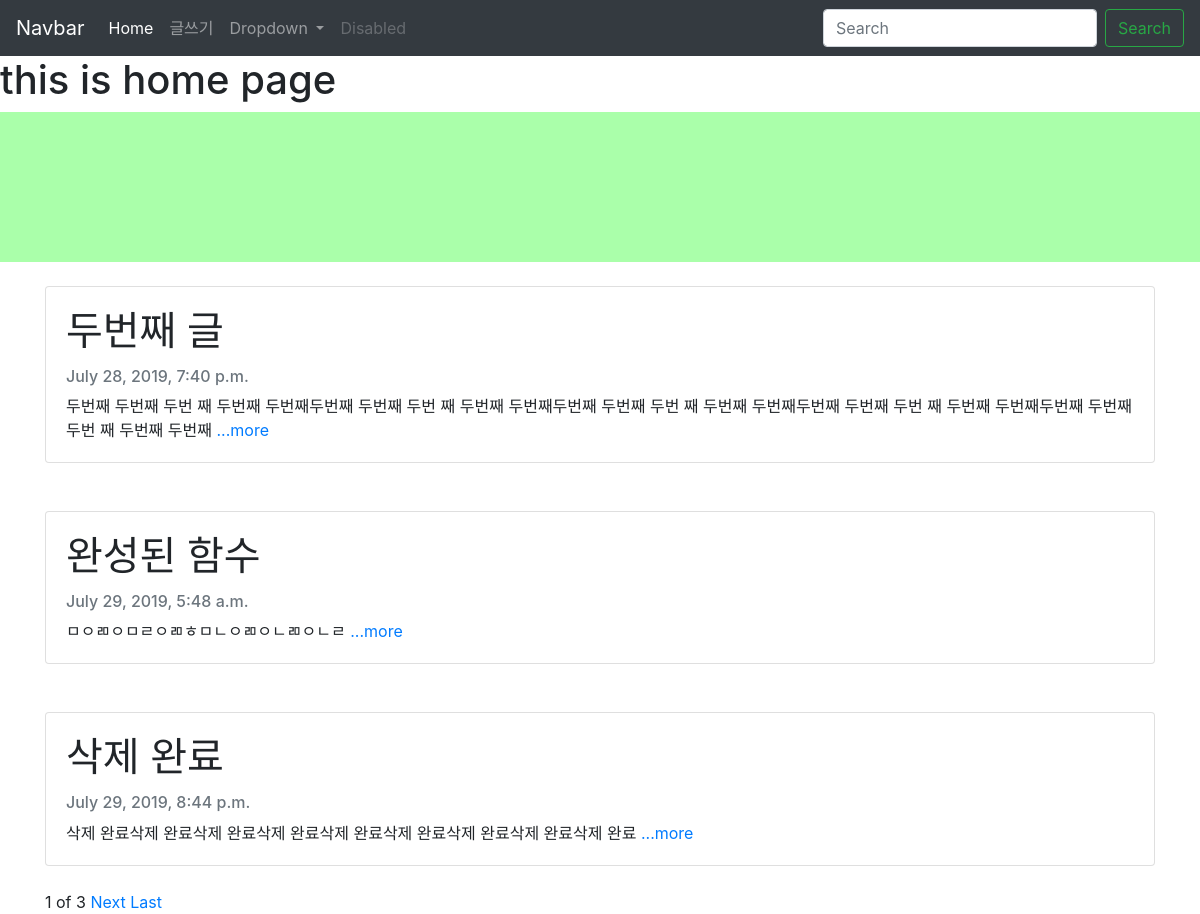
The page / on the database its author committed.
### blogapp/models.py (models this page shows, shortened)
class Blog(models.Model):
    title = models.CharField(max_length=200)
    pub_date = models.DateTimeField('date published')
    body = models.TextField()
    def summary(self):
        return self.body[:100]

### blogapp/views.py (the view)
# urls.py: path('', views.home, name="home"),
def home(request):
    blogs = Blog.objects
    blog_list = Blog.objects.all()
    paginator = Paginator(blog_list, 3)
    page = request.GET.get('page')
    posts = paginator.get_page(page)
    return render(request, 'home.html', {'blogs':blogs, 'posts':posts})

### blogapp/templates/home.html (shortened to what this page needs)
{% extends 'base.html' %}
{% block contents %}
<h1>this is home page</h1>
<div class="slide">
  <ul>
    <li></li>
  </ul>
</div>
{% for blog in posts %}
    <div class="container"><br>
        <div class="card">
            <div class="card-body">
                <h1 class="card-title"> {{blog.title}} </h1>
                <h6 class="class-subtitle mb-2 text-muted"> {{blog.pub_date}} </h6>
                <p class="card-text"> {{blog.summary}} <a href ="{% url 'detail' blog.id %}" class="card-link">...more</a></p>
            </div>
        </div> <br>
    </div>
{% endfor %}
<div class = "container">
<span>{{posts.number}}</span>
<span>of</span>
<span>{{posts.paginator.num_pages}}</span>
{% if posts.has_next %}
<a href = "?page={{posts.next_page_number}}">Next</a>
<a href = "?page={{posts.paginator.num_pages}}">Last</a>
{% endif %}
</div>
{% endblock %}

### blogapp/templates/base.html (style rules this page uses)
* { margin:0;padding:0; }
ul,li { list-style:none; }
.slide { height:150px;overflow:hidden; }
.slide ul { height:100%; }
.slide li { height:100%; }
.slide li:nth-child(2) { background:#afa; }

### rows shown on the page
Blog: title "두번째 글", pub_date "July 28, 2019, 7:40 p.m.", summary "두번째 두번째 두번 째 두번째 두번째두번째 두번째 두번 째 두번째 두번째두번째 두번째 두번 째 두번째 두번째두번째 두번째 두번 째 두번째 두번째두번째 두번째 두번 째 두번째 두번째"
Blog: title "완성된 함수", pub_date "July 29, 2019, 5:48 a.m.", summary "ㅁㅇㄻㅇㅁㄹㅇㄻㅎㅁㄴㅇㄻㅇㄴㄻㅇㄴㄹ"
Blog: title "삭제 완료", pub_date "July 29, 2019, 8:44 p.m.", summary "삭제 완료삭제 완료삭제 완료삭제 완료삭제 완료삭제 완료삭제 완료삭제 완료삭제 완료"

### other values the page prints
{{ posts.number }} "1"
{{ posts.paginator.num_pages }} "3"
